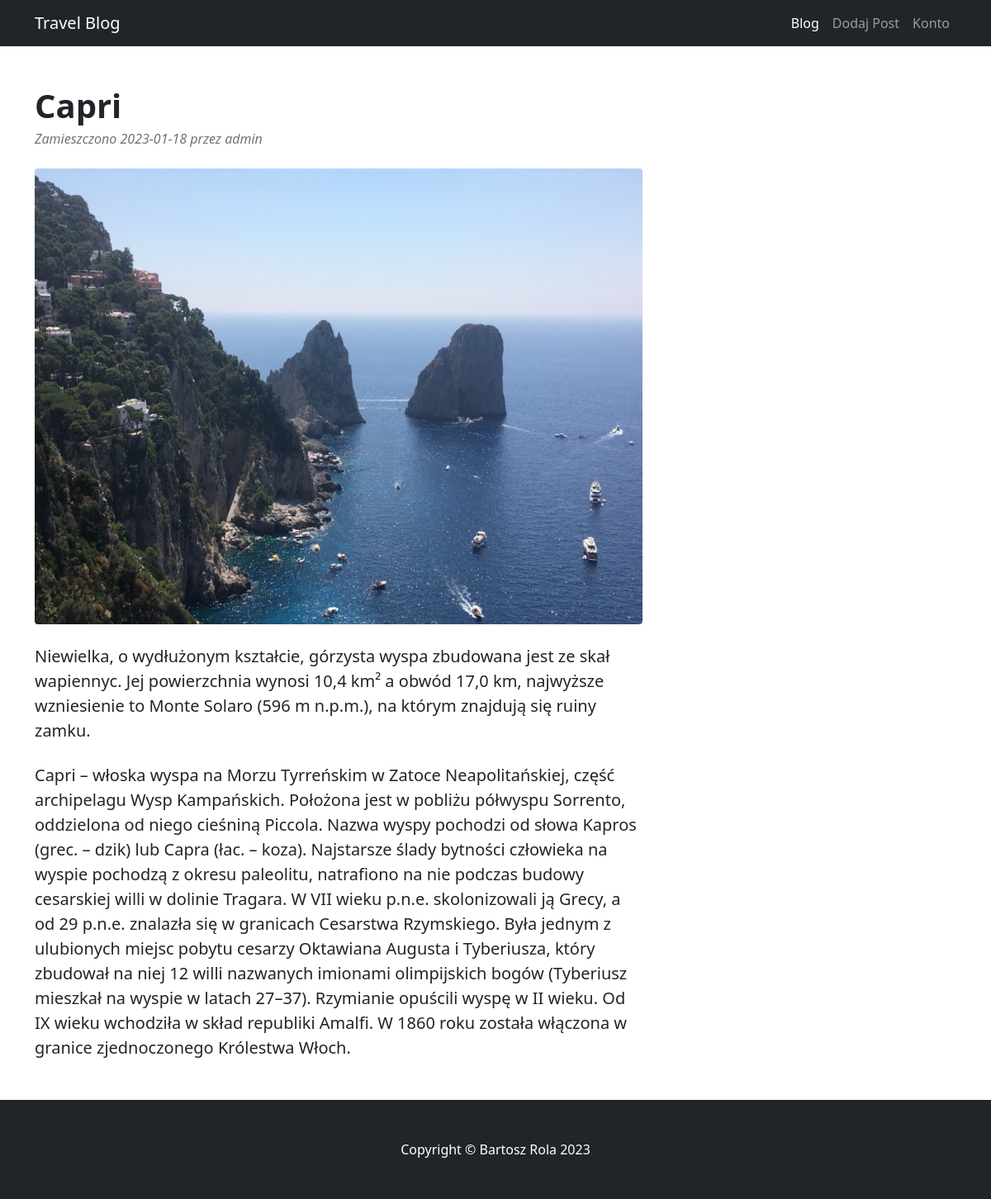
The page /travel-blog/blogDetail.php?post=4 on the database its author committed.
### tables this page shows
CREATE TABLE IF NOT EXISTS `posts` (
    `id` int(11) NOT NULL AUTO_INCREMENT,
    `title` varchar(50) NOT NULL,
    `userId` int(11) NOT NULL,
    `submissionDate` datetime NOT NULL,
    `description` varchar(250) NOT NULL,
    `content` varchar(1000) NOT NULL,
    `photoName` varchar(100) NOT NULL,
PRIMARY KEY (`id`)
);

CREATE TABLE IF NOT EXISTS `users` (
    `id` int(11) NOT NULL AUTO_INCREMENT,
    `userName` varchar(100) NOT NULL,
    `password` varchar(255) NOT NULL,
    `fullName` varchar(255) NOT NULL,
    `email` varchar(100) NOT NULL,
    `dateOfBirth` datetime NOT NULL,
    `dateOfRegistration` datetime NOT NULL,
    `status` int(1) NOT NULL,
PRIMARY KEY (`id`),
UNIQUE KEY `userName`
(`userName`,`email`)
);

### travel-blog/blogDetail.php (called while the page is built, shortened)
<?php
    $model = new BlogDetailModel();
    $view = new BlogDetailView($model);
    $controller = new BlogDetailController($model, $view);
    $controller->runView();

### travel-blog/Model/BlogDetailModel.php (called while the page is built, shortened)
<?php
class BlogDetailModel extends PageModel{
    protected $postData;
    protected $userData;
    public function getPostData() {
        return $this->postData;
    }
    public function getUserData() {
        return $this->userData;
    }
    function loadPostData($db, $id) {
        $sql = "SELECT * FROM `posts` where id=$id;";
        $pola=["id","title","userId", "submissionDate", "description","content","photoName"];
        $this->postData=$db->selectData($sql, $pola);
    }
    function loadUserData($db, $id) {
        $sql = "SELECT id, userName, status FROM `users` where id=$id;";
        $pola=["id","userName","status"];
        $data = $db->selectData($sql, $pola);
        if (empty($data)) {
            $pole = array("id" => -1, "userName" => "użytkownik usunięty",
                               "status" => -1);
            $this->userData = array($pole);
        } else {
            $this->userData = $data;
        }
    }
}

### travel-blog/Model/Baza.php (called while the page is built, shortened)
<?php
class Baza {
    private $mysqli;
    public function __construct($serwer, $user, $pass, $baza) {
        $this->mysqli = new mysqli($serwer, $user, $pass, $baza);
    }
    public function selectData($sql, $pola) {
        $data = [];
        $element = [];
        if ($result = $this->mysqli->query($sql)) {
            $ilepol = count($pola);
            while ($row = $result->fetch_object()) {
                for ($i = 0; $i < $ilepol; $i++) {
                    $p = $pola[$i];
                    if ($p == "dateOfBirth" || $p == "dateOfRegistration" ||
                        $p =="submissionDate") {
                        list($date, $time) = explode(" ", $row->$p);
                        $element[$p]=$date;
                    } else {
                        $element[$p]=$row->$p;
                    }
                }
                $data[] = $element;
            }
        }
        return $data;
    }
}

### travel-blog/View/BlogDetailView.php (the view, shortened to what this page needs)
<?php
class BlogDetailView extends MainView {
    public function showBlogDetailView() {
        $postData=$this->model->getPostData();
        $userData=$this->model->getUserData();
        $postData=$postData[0];
        $userData=$userData[0];
        echo    '<div class="container mt-5">'.
                    '<div class="row">'.
                        '<div class="col-lg-8">'.
                            '<article>'.
                                '<header class="mb-4">'.
                                    '<h1 class="fw-bolder mb-1">';
        echo                        $postData['title'];
        echo                        '</h1>'.
                                    '<div class="text-muted fst-italic mb-2">Zamieszczono ';
        echo                        $postData['submissionDate'];
        echo                        ' przez ';
        echo                        $userData['userName'];
        echo                        '</div>'.
                                '</header>'.
                                '<figure class="mb-4"><img class="img-fluid rounded" src="./images/';
                                if (file_exists("./images/".$postData['photoName'])) {
                                    echo $postData['photoName'].'" alt="'.$postData['photoName'].'" />';
                                } else {
                                    echo 'placeholder.jpg" alt="placeholder.txt" />';
                                }
        echo                    '</figure>'.
                                '<section class="mb-5">'.
                                    '<p class="fs-5 mb-4">';
        echo                        $postData['description'];
        echo                        '</p>'.
                                    '<p class="fs-5 mb-4">';
        echo                        $postData['content'];
        echo                        '</p>'.
                                '</section>'.
                            '</article>'.
                        '</div>'.
                        '<div class="col-lg-4">';
        echo            '</div>'.
                    '</div>'.
                '</div>';
    }
    public function showView() {
        $this->showBlogDetailView();
    }
}

### rows shown on the page
posts: title "Capri", photoName (picture), description "Niewielka, o wydłużonym kształcie, górzysta wyspa zbudowana jest ze skał wapiennyc. Jej powierzchnia wynosi 10,4 km² a obwód 17,0 km, najwyższe wzniesienie to Monte Solaro (596 m n.p.m.), na którym znajdują się ruiny zamku.", content "Capri – włoska wyspa na Morzu Tyrreńskim w Zatoce Neapolitańskiej, część archipelagu Wysp Kampańskich. Położona jest w pobliżu półwyspu Sorrento, oddzielona od niego cieśniną Piccola. Nazwa wyspy pochodzi od słowa Kapros (grec. – dzik) lub Capra (łac. – koza). Najstarsze ślady bytności człowieka na wyspie pochodzą z okresu paleolitu, natrafiono na nie podczas budowy cesarskiej willi w dolinie Tragara. W VII wieku p.n.e. skolonizowali ją Grecy, a od 29 p.n.e. znalazła się w granicach Cesarstwa Rzymskiego. Była jednym z ulubionych miejsc pobytu cesarzy Oktawiana Augusta i Tyberiusza, który zbudował na niej 12 willi nazwanych imionami olimpijskich bogów (Tyberiusz mieszkał na wyspie w latach…"
users: userName "admin"

### other values the page prints
$postData['submissionDate'] "2023-01-18"
